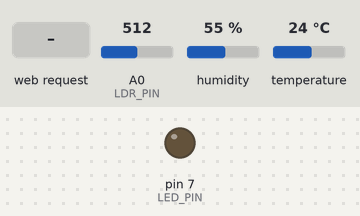
This sketch was run on a simulated Arduino Uno, built for the host (arithmetic inside an expression is 32-bit, double 64-bit). Parts: output pins drawn as LEDs (lit = HIGH). Inputs (shaded band) come from the test bench; at power-on: A0 (LDR_PIN) = 512, humidity 55 %, temperature 24 °C. WiFi joins after 1.5 s; servers stay silent unless stated; what the sketch prints to the serial monitor is not drawn.

Above: at 3.7 s.
3.8 s: HTTP request GET /?led=on received
At 4.6 s:
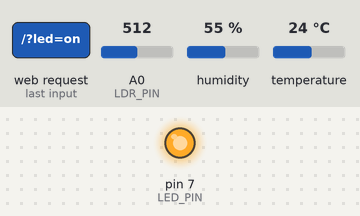
5.3 s: HTTP request GET /?led=off received
At 5.7 s:
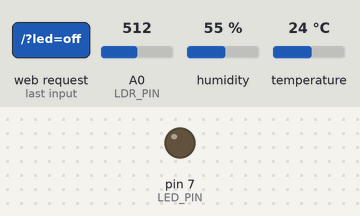
Timing chart, 0 to 8.3 s (numbered marks = the images above; inputs shaded):
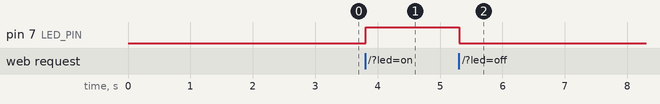

Measured:
- after the input at 3.8 s, pin 7 (LED_PIN): LOW → HIGH at once
- after the input at 5.3 s, pin 7 (LED_PIN): HIGH → LOW at once

The sketch:

guide.ino
```cpp
/*
 * ============================================================
 * Experiment 09 — Working with Arduino Shields (Ethernet)
 * FILE: guide.ino  (Step-by-step commented guide — NO real logic)
 * ============================================================
 */


// ─────────────────────────────────────────────────────────────
// STEP 1: Understand Which Pins the Shield Uses
// ─────────────────────────────────────────────────────────────
// BEFORE writing a single line of code, know the constraints:
//
// Ethernet Shield (W5100) OCCUPIES:
//   Pin 10 → Ethernet Chip Select (SPI SS)
//   Pin 11 → SPI MOSI
//   Pin 12 → SPI MISO
//   Pin 13 → SPI SCK
//   Pin 4  → SD Card Chip Select (if SD feature used)
//
// RULE: NEVER connect any of your sensors to pins 10, 11, 12, 13.
// If you do, the Ethernet will malfunction and vice versa.
//
// Safe pins for YOUR use: 2, 3, 5, 6, 7, 8, 9, A0–A5
//
// YOUR TASK: Before wiring anything, circle 10,11,12,13 as
// "RESERVED — Ethernet only" in your lab notebook.


// ─────────────────────────────────────────────────────────────
// STEP 2: Include the Ethernet Library
// ─────────────────────────────────────────────────────────────
// The Ethernet.h library is BUILT INTO Arduino IDE.
// No installation needed — just include it.
//
// YOUR TASK:
//   #include <Ethernet.h>
//
// This gives you access to:
//   - Ethernet.begin() → connect to network
//   - EthernetServer   → create a server
//   - EthernetClient   → handle client connections


// ─────────────────────────────────────────────────────────────
// STEP 3: Define the MAC Address
// ─────────────────────────────────────────────────────────────
// Every network device needs a unique MAC address.
// Check if your shield has a sticker on the bottom with a MAC.
// If not, define one manually — just ensure it's unique on your network.
//
// YOUR TASK:
//   byte mac[] = { 0xDE, 0xAD, 0xBE, 0xEF, 0xFE, 0xED };
//
// This is written as 6 hexadecimal bytes (0x00 to 0xFF each).
// The first byte (0xDE) should have its second-least bit = 1
// to mark it as a "locally administered" address (standard practice).
//
// THINK ABOUT:
//   Why does a network need unique MAC addresses?
//   What happens if two devices share the same MAC?
//   (Answer: Packet collisions, network chaos)


// ─────────────────────────────────────────────────────────────
// STEP 4: Create the EthernetServer
// ─────────────────────────────────────────────────────────────
// A "server" listens on a port number and accepts connections.
// Port 80 is the standard HTTP port (what browsers use by default).
//
// YOUR TASK (declare GLOBALLY, outside any function):
//   EthernetServer server(80);
//
// This creates a server object that listens on port 80.
// Later you will call: server.begin(); to activate it.
//
// WHY port 80? When you type http://192.168.1.x in a browser
// without specifying a port, it defaults to port 80.


// ─────────────────────────────────────────────────────────────
// STEP 5: setup() Function — Connect to Network
// ─────────────────────────────────────────────────────────────
// void setup() {
//
//   Task A: Serial.begin(9600) for debugging
//
//   Task B: Start Ethernet with DHCP
//   → if (Ethernet.begin(mac) == 0) {
//       Serial.println("DHCP failed! Check cable and router.");
//       while (true); ← halt if network not available
//     }
//
//   Why might DHCP fail?
//   → No ethernet cable connected
//   → Router not assigning addresses (rare)
//   → Shield not properly seated on Arduino
//
//   Task C: Wait 1 second for link to stabilise
//   → delay(1000);
//
//   Task D: Print the assigned IP address
//   → Serial.print("Server at: ");
//   → Serial.println(Ethernet.localIP());
//   ← Write this IP down! You will type it into your browser.
//
//   Task E: Start the server
//   → server.begin();
//   → Serial.println("Listening on port 80...");
//
// }


// ─────────────────────────────────────────────────────────────
// STEP 6: loop() — Handle Incoming Client Requests
// ─────────────────────────────────────────────────────────────
// void loop() {
//
//   Step A: Check for a waiting client
//   → EthernetClient client = server.available();
//   → if (!client) return; ← no client, do nothing
//
//   Step B: Read and DISCARD the HTTP request
//   The browser sends headers we don't need to parse for now.
//   We just need to detect the blank line that marks header end.
//
//   → boolean currentLineIsBlank = true;
//   → while (client.connected()) {
//       if (client.available()) {
//         char c = client.read();
//         if (c == '\n' && currentLineIsBlank) break; ← headers done
//         if (c == '\n') currentLineIsBlank = true;
//         else if (c != '\r') currentLineIsBlank = false;
//       }
//     }
//
//   Step C: Send HTTP response headers
//   → client.println("HTTP/1.1 200 OK");
//   → client.println("Content-Type: text/html");
//   → client.println("Connection: close");
//   → client.println(); ← CRITICAL blank line separates headers from body
//
//   Step D: Send HTML body
//   Build an HTML page showing sensor readings.
//   Read sensors BEFORE sending (DHT11 on Pin 3, LDR on A0).
//
//   → client.println("<!DOCTYPE html><html>");
//   → client.println("<head><title>Arduino Sensor Dashboard</title>");
//   → client.println("<meta http-equiv='refresh' content='10'>"); ← auto-refresh
//   → client.println("</head><body>");
//   → client.println("<h1>Arduino Sensor Dashboard</h1>");
//   → client.print("<p>Temperature: "); client.print(temp); client.println(" C</p>");
//   → client.print("<p>Humidity: "); client.print(hum); client.println(" %</p>");
//   → client.print("<p>Light Level: "); client.print(ldrVal); client.println("</p>");
//   → client.print("<p>Uptime: "); client.print(millis()/1000); client.println(" s</p>");
//   → client.println("</body></html>");
//
//   Step E: Close the connection
//   → delay(1);         ← let data transmit
//   → client.stop();    ← disconnect client
//   → Serial.println("Client served and disconnected.");
//
// }


// ─────────────────────────────────────────────────────────────
// STEP 7: Testing Your Web Server
// ─────────────────────────────────────────────────────────────
// After uploading:
//   1. Open Serial Monitor
//   2. Note the IP address printed (e.g. 192.168.1.105)
//   3. Open a browser on the SAME network as Arduino
//   4. Type: http://192.168.1.105 → press Enter
//   5. You should see the sensor dashboard!
//   6. Page auto-refreshes every 10 seconds with new readings
//
// THINK ABOUT:
//   What is the difference between client.print() and Serial.print()?
//   → Serial goes to your computer's terminal
//   → client goes to the browser over the network
//
//   What does the <meta refresh> tag do?
//   → Tells the browser to reload the page automatically


// ─────────────────────────────────────────────────────────────
// CHALLENGE: LED Control via URL
// ─────────────────────────────────────────────────────────────
// When the user visits http://[IP]/led=on  → Turn LED on Pin 7 ON
// When the user visits http://[IP]/led=off → Turn LED off
//
// To do this, DON'T discard the HTTP request — read it:
//   → String request = "";
//   → while (client.available()) request += (char)client.read();
//
// Then check:
//   → if (request.indexOf("led=on") != -1)  digitalWrite(LED, HIGH);
//   → if (request.indexOf("led=off") != -1) digitalWrite(LED, LOW);
//
// Add two links to your HTML page:
//   <a href="/led=on">Turn LED ON</a>
//   <a href="/led=off">Turn LED OFF</a>
```

program.ino
```cpp
/*
 * ============================================================
 * Experiment 09 — Working with Shields (Ethernet W5100)
 * FILE: program.ino  (Complete working implementation)
 * ============================================================
 * Requires: Ethernet shield (W5100) stacked on Arduino UNO
 *           Ethernet cable connected to router
 *           DHT11 on Pin 3, LDR voltage divider on A0
 *
 * ⚠ RESERVED PINS (Ethernet Shield): 10, 11, 12, 13, 4
 *   Do NOT connect sensors to these pins.
 *
 * Features:
 *   - DHCP auto IP assignment
 *   - HTTP web server on port 80
 *   - Serves auto-refreshing HTML dashboard with sensor data
 *   - LED toggle via URL (/led=on / /led=off)
 * ============================================================
 */

#include <Ethernet.h>
#include <DHT.h>

// ── Ethernet MAC Address ───────────────────────────────────
byte mac[] = { 0xDE, 0xAD, 0xBE, 0xEF, 0xFE, 0xED };

// ── Server on port 80 (HTTP) ───────────────────────────────
EthernetServer server(80);

// ── DHT11 Sensor ──────────────────────────────────────────
#define DHT_PIN  3
#define DHTTYPE  DHT11
DHT dht(DHT_PIN, DHTTYPE);

// ── Other Pins ────────────────────────────────────────────
const int LDR_PIN    = A0;
const int LED_PIN    = 7;   // Controllable via URL

// ── LED state ─────────────────────────────────────────────
bool ledState = false;

// ── Helper: send HTTP headers ─────────────────────────────
void sendHeaders(EthernetClient& client) {
  client.println(F("HTTP/1.1 200 OK"));
  client.println(F("Content-Type: text/html"));
  client.println(F("Connection: close"));
  client.println(); // Blank line — mandatory headers/body separator
}

// ── Helper: send HTML dashboard ───────────────────────────
void sendDashboard(EthernetClient& client, float temp, float hum, int ldr) {
  client.println(F("<!DOCTYPE html>"));
  client.println(F("<html lang='en'><head>"));
  client.println(F("<meta charset='UTF-8'>"));
  client.println(F("<meta http-equiv='refresh' content='10'>"));
  client.println(F("<title>Arduino Sensor Dashboard</title>"));
  client.println(F("<style>"));
  client.println(F("body{font-family:Arial,sans-serif;background:#1a1a2e;color:#eee;padding:30px;}"));
  client.println(F("h1{color:#00d4ff;} .card{background:#16213e;border-radius:12px;padding:20px;"));
  client.println(F("margin:12px 0;border-left:4px solid #00d4ff;}"));
  client.println(F(".val{font-size:2em;font-weight:bold;color:#00d4ff;}"));
  client.println(F("a.btn{display:inline-block;padding:10px 20px;border-radius:8px;"));
  client.println(F("text-decoration:none;margin:5px;font-weight:bold;}"));
  client.println(F(".on{background:#27ae60;color:#fff;} .off{background:#c0392b;color:#fff;}"));
  client.println(F("</style></head><body>"));

  client.println(F("<h1>&#x1F4E1; Arduino Sensor Dashboard</h1>"));

  // Temperature card
  client.println(F("<div class='card'>"));
  client.print(F("<p>&#x1F321; Temperature</p><p class='val'>"));
  if (isnan(temp)) client.print(F("--"));
  else client.print(temp, 1);
  client.println(F(" &deg;C</p></div>"));

  // Humidity card
  client.println(F("<div class='card'>"));
  client.print(F("<p>&#x1F4A7; Humidity</p><p class='val'>"));
  if (isnan(hum)) client.print(F("--"));
  else client.print(hum, 1);
  client.println(F(" %</p></div>"));

  // Light card
  client.println(F("<div class='card'>"));
  client.print(F("<p>&#x1F506; Light Level</p><p class='val'>"));
  client.print(ldr);
  client.println(F(" / 1023</p></div>"));

  // Uptime card
  client.println(F("<div class='card'>"));
  client.print(F("<p>&#x23F1; Uptime</p><p class='val'>"));
  client.print(millis() / 1000);
  client.println(F(" s</p></div>"));

  // LED control
  client.println(F("<div class='card'><p>&#x1F4A1; LED Control (Pin 7)</p>"));
  client.println(F("<a class='btn on' href='/led=on'>Turn ON</a>"));
  client.println(F("<a class='btn off' href='/led=off'>Turn OFF</a>"));
  client.print(F("<p>Current state: <strong>"));
  client.print(ledState ? F("ON") : F("OFF"));
  client.println(F("</strong></p></div>"));

  client.println(F("<p style='color:#888;font-size:0.8em;'>Auto-refreshes every 10 seconds</p>"));
  client.println(F("</body></html>"));
}

// ── setup ─────────────────────────────────────────────────
void setup() {
  Serial.begin(9600);
  dht.begin();
  pinMode(LED_PIN, OUTPUT);
  digitalWrite(LED_PIN, LOW);

  Serial.println(F("=== Ethernet Shield Web Server ==="));
  Serial.print(F("Requesting DHCP address..."));

  if (Ethernet.begin(mac) == 0) {
    Serial.println(F("\nDHCP FAILED! Check cable and router. Halting."));
    while (true) delay(1000);
  }

  delay(1000); // Allow link to stabilise

  Serial.println(F(" Done!"));
  Serial.print(F("IP Address: "));
  Serial.println(Ethernet.localIP());
  Serial.println(F("Open a browser on the same network and navigate to:"));
  Serial.print(F("http://"));
  Serial.println(Ethernet.localIP());

  server.begin();
  Serial.println(F("Server started on port 80. Waiting for clients..."));
}

// ── loop ──────────────────────────────────────────────────
void loop() {
  // Maintain DHCP lease (renew if needed)
  Ethernet.maintain();

  EthernetClient client = server.available();
  if (!client) return;

  Serial.println(F("\nClient connected."));

  // ── Read HTTP request ─────────────────────────────────────
  String request        = "";
  bool   headersDone    = false;
  bool   blankLine      = true;
  unsigned long timeout = millis() + 1000;

  while (client.connected() && millis() < timeout) {
    if (client.available()) {
      char c = client.read();
      if (!headersDone) request += c;
      if (c == '\n' && blankLine) { headersDone = true; break; }
      blankLine = (c == '\n') ? true : (c == '\r' ? blankLine : false);
    }
  }

  // ── Parse LED commands from URL ───────────────────────────
  if (request.indexOf("led=on") >= 0) {
    ledState = true;
    digitalWrite(LED_PIN, HIGH);
    Serial.println(F("LED → ON via web command"));
  } else if (request.indexOf("led=off") >= 0) {
    ledState = false;
    digitalWrite(LED_PIN, LOW);
    Serial.println(F("LED → OFF via web command"));
  }

  // ── Read sensors ──────────────────────────────────────────
  float temp = dht.readTemperature();
  float hum  = dht.readHumidity();
  int   ldr  = analogRead(LDR_PIN);

  Serial.print(F("Serving: Temp="));
  Serial.print(isnan(temp) ? 0 : temp, 1);
  Serial.print(F("°C Hum="));
  Serial.print(isnan(hum) ? 0 : hum, 1);
  Serial.print(F("% LDR="));
  Serial.println(ldr);

  // ── Send response ─────────────────────────────────────────
  sendHeaders(client);
  sendDashboard(client, temp, hum, ldr);

  // ── Close connection ──────────────────────────────────────
  delay(1);
  client.stop();
  Serial.println(F("Client disconnected."));
}
```
